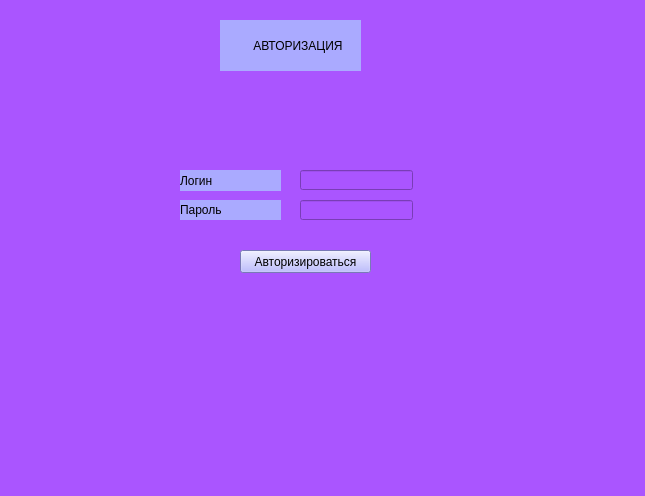
<?xml version="1.0" encoding="UTF-8"?>
<ui version="4.0">
 <class>MainWindow</class>
 <widget class="QMainWindow" name="MainWindow">
  <property name="geometry">
   <rect>
    <x>0</x>
    <y>0</y>
    <width>645</width>
    <height>496</height>
   </rect>
  </property>
  <property name="windowTitle">
   <string>MainWindow</string>
  </property>
  <property name="styleSheet">
   <string notr="true">background-color: rgb(170, 85, 255);</string>
  </property>
  <widget class="QWidget" name="centralwidget">
   <widget class="QLabel" name="label">
    <property name="geometry">
     <rect>
      <x>220</x>
      <y>20</y>
      <width>141</width>
      <height>51</height>
     </rect>
    </property>
    <property name="styleSheet">
     <string notr="true">background-color: rgb(170, 170, 255);</string>
    </property>
    <property name="text">
     <string>          АВТОРИЗАЦИЯ</string>
    </property>
   </widget>
   <widget class="QLabel" name="label_2">
    <property name="geometry">
     <rect>
      <x>180</x>
      <y>170</y>
      <width>101</width>
      <height>21</height>
     </rect>
    </property>
    <property name="styleSheet">
     <string notr="true">background-color: rgb(170, 170, 255);</string>
    </property>
    <property name="text">
     <string>Логин</string>
    </property>
   </widget>
   <widget class="QLabel" name="label_3">
    <property name="geometry">
     <rect>
      <x>180</x>
      <y>200</y>
      <width>101</width>
      <height>20</height>
     </rect>
    </property>
    <property name="styleSheet">
     <string notr="true">background-color: rgb(170, 170, 255);</string>
    </property>
    <property name="text">
     <string>Пароль</string>
    </property>
   </widget>
   <widget class="QLineEdit" name="lineEdit">
    <property name="geometry">
     <rect>
      <x>300</x>
      <y>170</y>
      <width>113</width>
      <height>20</height>
     </rect>
    </property>
   </widget>
   <widget class="QLineEdit" name="lineEdit_2">
    <property name="geometry">
     <rect>
      <x>300</x>
      <y>200</y>
      <width>113</width>
      <height>20</height>
     </rect>
    </property>
   </widget>
   <widget class="QPushButton" name="pushButton">
    <property name="geometry">
     <rect>
      <x>240</x>
      <y>250</y>
      <width>131</width>
      <height>23</height>
     </rect>
    </property>
    <property name="styleSheet">
     <string notr="true">background-color: rgb(170, 170, 255);</string>
    </property>
    <property name="text">
     <string>Авторизироваться</string>
    </property>
   </widget>
  </widget>
  <widget class="QMenuBar" name="menubar">
   <property name="geometry">
    <rect>
     <x>0</x>
     <y>0</y>
     <width>645</width>
     <height>21</height>
    </rect>
   </property>
  </widget>
  <widget class="QStatusBar" name="statusbar"/>
 </widget>
 <resources/>
 <connections/>
</ui>
